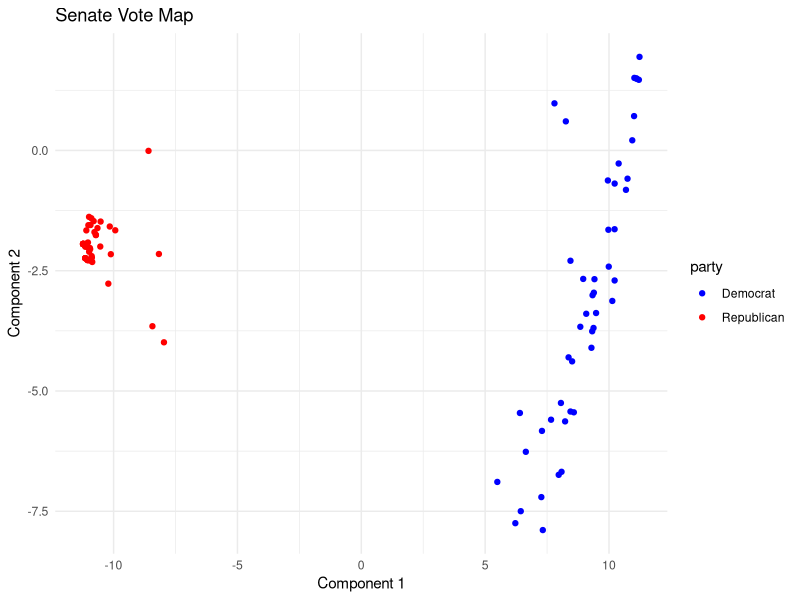

The R source for this figure:
## ---- chunk 1
library(tidyverse)
library(ggplot2)
## ---- chunk 2
singleCase <- read.csv("congress_votes_119-2025_s228.csv")
senator_names <- as.matrix(singleCase)[,5]
senator_parties <- as.matrix(singleCase)[,6]
## ---- chunk 3
votes <- as.matrix(read.csv("combined_votes.csv"))[,2:132]
## ---- chunk 4
out <- svd(votes)
sc_loadings <- out$v
sc_sdev <- out$d
sc_scores <- out$u %*% diag(out$d)
## ---- chunk 5
votesFrame <- data.frame(x = sc_scores[,1], y = sc_scores[,2], name = senator_names, party = senator_parties)
ggplot(data=votesFrame, aes(x=x, y=y, col=party, label=name)) + 
  geom_point() +
  labs(title = "Senate Vote Map", x = "Component 1", y = "Component 2") + 
  theme_minimal() +
  scale_color_manual(values=c("Blue", "Red"))
